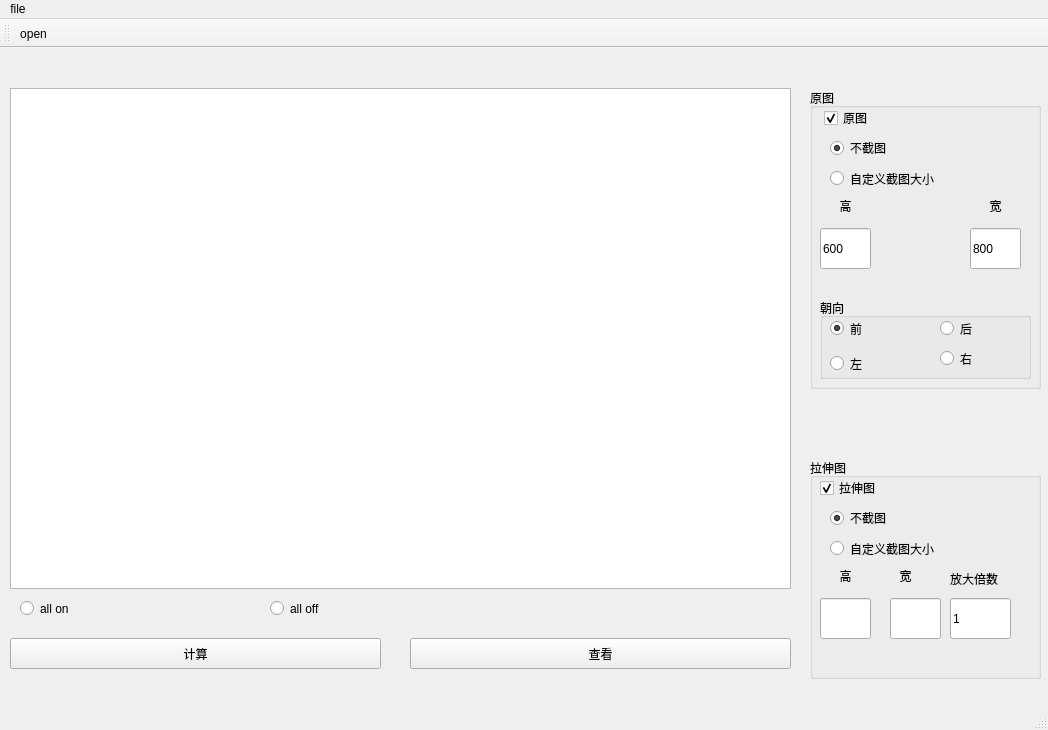
<?xml version="1.0" encoding="UTF-8"?>
<ui version="4.0">
 <class>MainWindow</class>
 <widget class="QMainWindow" name="MainWindow">
  <property name="geometry">
   <rect>
    <x>0</x>
    <y>0</y>
    <width>1048</width>
    <height>730</height>
   </rect>
  </property>
  <property name="windowTitle">
   <string>MainWindow</string>
  </property>
  <widget class="QWidget" name="centralwidget">
   <widget class="QListWidget" name="listWidget_file">
    <property name="geometry">
     <rect>
      <x>10</x>
      <y>40</y>
      <width>781</width>
      <height>501</height>
     </rect>
    </property>
   </widget>
   <widget class="QPushButton" name="pushButton_cale">
    <property name="geometry">
     <rect>
      <x>10</x>
      <y>590</y>
      <width>371</width>
      <height>31</height>
     </rect>
    </property>
    <property name="text">
     <string>计算</string>
    </property>
   </widget>
   <widget class="QPushButton" name="pushButton_watch">
    <property name="geometry">
     <rect>
      <x>410</x>
      <y>590</y>
      <width>381</width>
      <height>31</height>
     </rect>
    </property>
    <property name="text">
     <string>查看</string>
    </property>
   </widget>
   <widget class="QRadioButton" name="radioButton_selectOn">
    <property name="geometry">
     <rect>
      <x>20</x>
      <y>550</y>
      <width>101</width>
      <height>21</height>
     </rect>
    </property>
    <property name="text">
     <string>all on</string>
    </property>
   </widget>
   <widget class="QRadioButton" name="radioButton_selectOff">
    <property name="geometry">
     <rect>
      <x>270</x>
      <y>550</y>
      <width>101</width>
      <height>21</height>
     </rect>
    </property>
    <property name="text">
     <string>all off</string>
    </property>
   </widget>
   <widget class="QGroupBox" name="groupBox_srcPicture">
    <property name="geometry">
     <rect>
      <x>810</x>
      <y>40</y>
      <width>231</width>
      <height>301</height>
     </rect>
    </property>
    <property name="title">
     <string>原图</string>
    </property>
    <widget class="QLabel" name="label_myDefineCutSrcPicture_width">
     <property name="geometry">
      <rect>
       <x>160</x>
       <y>110</y>
       <width>51</width>
       <height>16</height>
      </rect>
     </property>
     <property name="text">
      <string>宽</string>
     </property>
     <property name="alignment">
      <set>Qt::AlignCenter</set>
     </property>
    </widget>
    <widget class="QRadioButton" name="radioButton_noCutSrcPicture">
     <property name="geometry">
      <rect>
       <x>20</x>
       <y>50</y>
       <width>91</width>
       <height>20</height>
      </rect>
     </property>
     <property name="text">
      <string>不截图</string>
     </property>
     <property name="checked">
      <bool>true</bool>
     </property>
    </widget>
    <widget class="QLabel" name="label_myDefineCutSrcPicture_height">
     <property name="geometry">
      <rect>
       <x>10</x>
       <y>110</y>
       <width>51</width>
       <height>16</height>
      </rect>
     </property>
     <property name="text">
      <string>高</string>
     </property>
     <property name="alignment">
      <set>Qt::AlignCenter</set>
     </property>
    </widget>
    <widget class="QLineEdit" name="lineEdit_cutSrcPicture_width">
     <property name="geometry">
      <rect>
       <x>160</x>
       <y>140</y>
       <width>51</width>
       <height>41</height>
      </rect>
     </property>
     <property name="text">
      <string>800</string>
     </property>
    </widget>
    <widget class="QRadioButton" name="radioButton_myDefineCutSrcPicture">
     <property name="geometry">
      <rect>
       <x>20</x>
       <y>80</y>
       <width>161</width>
       <height>21</height>
      </rect>
     </property>
     <property name="text">
      <string>自定义截图大小</string>
     </property>
    </widget>
    <widget class="QCheckBox" name="checkBox_srcPicture">
     <property name="geometry">
      <rect>
       <x>14</x>
       <y>20</y>
       <width>91</width>
       <height>20</height>
      </rect>
     </property>
     <property name="text">
      <string>原图</string>
     </property>
     <property name="checked">
      <bool>true</bool>
     </property>
    </widget>
    <widget class="QLineEdit" name="lineEdit_cutSrcPicture_height">
     <property name="geometry">
      <rect>
       <x>10</x>
       <y>140</y>
       <width>51</width>
       <height>41</height>
      </rect>
     </property>
     <property name="text">
      <string>600</string>
     </property>
    </widget>
    <widget class="QGroupBox" name="groupBox_orientation">
     <property name="geometry">
      <rect>
       <x>10</x>
       <y>210</y>
       <width>211</width>
       <height>81</height>
      </rect>
     </property>
     <property name="title">
      <string>朝向</string>
     </property>
     <widget class="QRadioButton" name="radioButton_top">
      <property name="geometry">
       <rect>
        <x>10</x>
        <y>20</y>
        <width>61</width>
        <height>21</height>
       </rect>
      </property>
      <property name="text">
       <string>前</string>
      </property>
      <property name="checked">
       <bool>true</bool>
      </property>
     </widget>
     <widget class="QRadioButton" name="radioButton_bottom">
      <property name="geometry">
       <rect>
        <x>120</x>
        <y>20</y>
        <width>61</width>
        <height>21</height>
       </rect>
      </property>
      <property name="text">
       <string>后</string>
      </property>
     </widget>
     <widget class="QRadioButton" name="radioButton_left">
      <property name="geometry">
       <rect>
        <x>10</x>
        <y>55</y>
        <width>61</width>
        <height>21</height>
       </rect>
      </property>
      <property name="text">
       <string>左</string>
      </property>
     </widget>
     <widget class="QRadioButton" name="radioButton_right">
      <property name="geometry">
       <rect>
        <x>120</x>
        <y>50</y>
        <width>61</width>
        <height>21</height>
       </rect>
      </property>
      <property name="text">
       <string>右</string>
      </property>
     </widget>
    </widget>
   </widget>
   <widget class="QGroupBox" name="groupBox_descPicture">
    <property name="geometry">
     <rect>
      <x>810</x>
      <y>410</y>
      <width>231</width>
      <height>221</height>
     </rect>
    </property>
    <property name="title">
     <string>拉伸图</string>
    </property>
    <widget class="QLabel" name="label_myDefineCutDescPicture_width">
     <property name="geometry">
      <rect>
       <x>70</x>
       <y>110</y>
       <width>51</width>
       <height>16</height>
      </rect>
     </property>
     <property name="text">
      <string>宽</string>
     </property>
     <property name="alignment">
      <set>Qt::AlignCenter</set>
     </property>
    </widget>
    <widget class="QRadioButton" name="radioButton_noCutDescPicture">
     <property name="geometry">
      <rect>
       <x>20</x>
       <y>50</y>
       <width>91</width>
       <height>20</height>
      </rect>
     </property>
     <property name="text">
      <string>不截图</string>
     </property>
     <property name="checked">
      <bool>true</bool>
     </property>
    </widget>
    <widget class="QLabel" name="label_myDefineCutDescPicture_height">
     <property name="geometry">
      <rect>
       <x>10</x>
       <y>110</y>
       <width>51</width>
       <height>16</height>
      </rect>
     </property>
     <property name="text">
      <string>高</string>
     </property>
     <property name="alignment">
      <set>Qt::AlignCenter</set>
     </property>
    </widget>
    <widget class="QLineEdit" name="lineEdit_cutDescPicture_width">
     <property name="geometry">
      <rect>
       <x>80</x>
       <y>140</y>
       <width>51</width>
       <height>41</height>
      </rect>
     </property>
    </widget>
    <widget class="QRadioButton" name="radioButton_myDefineCutDescPicture">
     <property name="geometry">
      <rect>
       <x>20</x>
       <y>80</y>
       <width>161</width>
       <height>21</height>
      </rect>
     </property>
     <property name="text">
      <string>自定义截图大小</string>
     </property>
    </widget>
    <widget class="QCheckBox" name="checkBox_descPicture">
     <property name="geometry">
      <rect>
       <x>10</x>
       <y>20</y>
       <width>91</width>
       <height>20</height>
      </rect>
     </property>
     <property name="text">
      <string>拉伸图</string>
     </property>
     <property name="checked">
      <bool>true</bool>
     </property>
    </widget>
    <widget class="QLineEdit" name="lineEdit_cutDescPicture_height">
     <property name="geometry">
      <rect>
       <x>10</x>
       <y>140</y>
       <width>51</width>
       <height>41</height>
      </rect>
     </property>
     <property name="dragEnabled">
      <bool>false</bool>
     </property>
    </widget>
    <widget class="QLineEdit" name="lineEdit_zoom">
     <property name="geometry">
      <rect>
       <x>140</x>
       <y>140</y>
       <width>61</width>
       <height>41</height>
      </rect>
     </property>
     <property name="text">
      <string>1</string>
     </property>
    </widget>
    <widget class="QLabel" name="label_zoom">
     <property name="geometry">
      <rect>
       <x>140</x>
       <y>110</y>
       <width>81</width>
       <height>21</height>
      </rect>
     </property>
     <property name="text">
      <string>放大倍数</string>
     </property>
    </widget>
   </widget>
  </widget>
  <widget class="QMenuBar" name="menubar">
   <property name="geometry">
    <rect>
     <x>0</x>
     <y>0</y>
     <width>1048</width>
     <height>17</height>
    </rect>
   </property>
   <widget class="QMenu" name="menuFile">
    <property name="title">
     <string>file</string>
    </property>
    <addaction name="actionOpen"/>
   </widget>
   <addaction name="menuFile"/>
  </widget>
  <widget class="QStatusBar" name="statusbar"/>
  <widget class="QToolBar" name="toolBar">
   <property name="windowTitle">
    <string>toolBar</string>
   </property>
   <property name="iconSize">
    <size>
     <width>15</width>
     <height>18</height>
    </size>
   </property>
   <attribute name="toolBarArea">
    <enum>TopToolBarArea</enum>
   </attribute>
   <attribute name="toolBarBreak">
    <bool>false</bool>
   </attribute>
   <addaction name="actionOpen"/>
  </widget>
  <action name="actionOpen">
   <property name="text">
    <string>open</string>
   </property>
  </action>
 </widget>
 <resources/>
 <connections/>
</ui>
